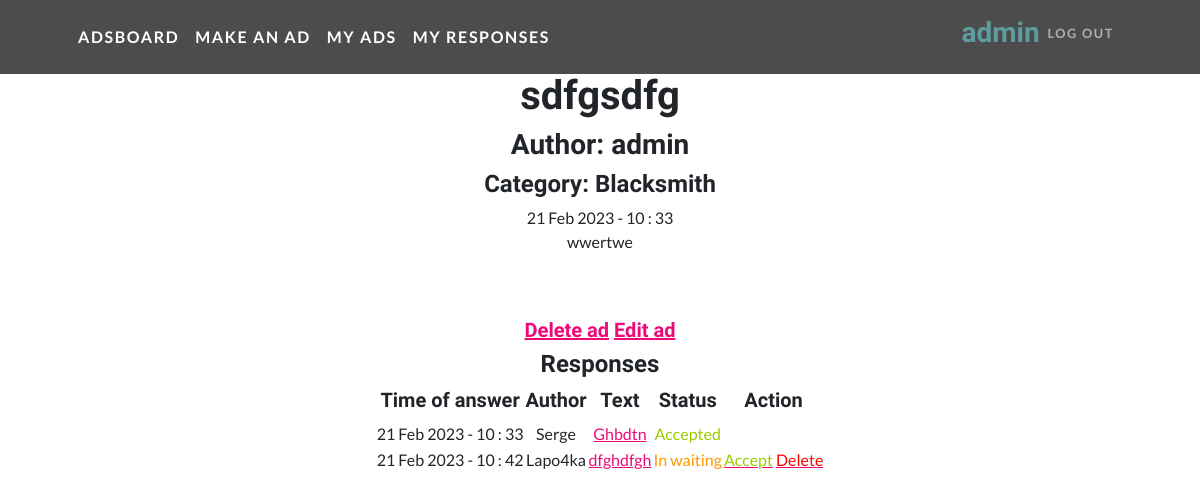
The app's page /adsboard/14 (signed in), older data.
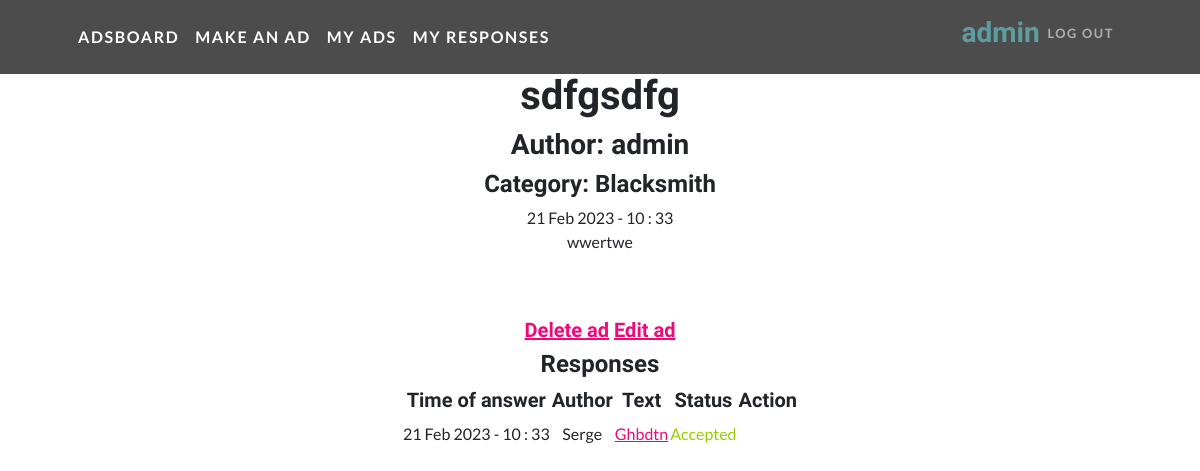
The same page, newer data.
### ads/models.py (models this page shows, shortened)
class Response(models.Model):
    buyer = models.ForeignKey(User, on_delete=models.CASCADE, verbose_name='Response author')
    advert = models.ForeignKey(Advert, on_delete=models.CASCADE, verbose_name='Advert', related_name='response')
    time_resp = models.DateTimeField(auto_now_add=True)
    text_resp = models.TextField()
    status_delete = models.BooleanField(default=False, verbose_name='Response removed')
    status_accept = models.BooleanField(default=False, verbose_name='Response accepted')
    def get_absolute_url(self):
        return reverse('resp', args=[str(self.id)])

### ads/views.py (the view)
# urls.py: path('<int:pk>', Ad.as_view(), name='ad'),
class Ad(DetailView):
    model = Advert
    template_name = 'ad.html'
    context_object_name = 'ad'
    def get_context_data(self, **kwargs):
        context = super().get_context_data(**kwargs)
        responses = Response.objects.filter(advert=self.object, status_delete=False)
        context['responses'] = responses
        return context

### ads/models.py (called while the page is built)
    def get_absolute_url(self):
        return reverse('ad', args=[str(self.id)])

### templates/ad.html
{% extends 'flatpages/default.html' %}
{% block content %}
<td><h1>{{ ad.title }}</h1></td>
<td><h3>Author: {{ ad.author}}</h3></td>
<td><h4>Category: {{ ad.category}}</h4></td>
<td>{{ ad.time_add|date:'d M Y - G : i' }}</td>
<td>{{ ad.content|safe}}</td>
<br>
<br>
{% if request.user == ad.author %}
    <h5><a href="{{ad.get_absolute_url}}/delete">Delete ad</a>
    <a href="{{ad.get_absolute_url}}/update">Edit ad</a></h5>
    {% if responses %}
        <h4> Responses </h4>
            <table align="center">
         <tr>
             <td><h5>Time of answer   </h5></td>
             <td><h5>Author   </h5></td>
             <td><h5>Text   </h5></td>
             <td><h5>Status   </h5></td>
             <td><h5>Action   </h5></td>
         </tr>
         {% for r in responses %}
         <tr>
             <td>{{ r.time_resp|date:'d M Y - G : i' }}</td>
             <td>{{ r.buyer}}</td>
             <td><a href="{{r.get_absolute_url}}">{{ r.text_resp}}</a></td>
                {% if r.status_accept == False %}
                    <td><span style="color: #ff9900;">In waiting</span></td>
                {% else %}
                    <td><span style="color: #99cc00;">Accepted</span></td>
                {% endif %}
                {% if r.status_accept == False %}
                    <td><a href="{{r.get_absolute_url}}/accept"><span style="color: #99cc00;">Accept</span></a>
                    <a href="{{r.get_absolute_url}}/delete"><span style="color: #ff0000;">Delete</span></a></td>
                {% endif %}
         <tr>
         {% endfor %}
    </table>
    {% endif %}
{% else %}
    {% if request.user.is_authenticated %}
<h5><a href="{{ad.get_absolute_url}}/create_resp/">Make a response</a></h5>
    {% endif %}
{% endif %}
{% endblock content %}

Row changes from the older to the newer data that the page shows:
removed Response: time_resp "21 Feb 2023 - 10 : 42", buyer "Lapo4ka", text_resp "dfghdfgh", status_accept "In waiting"
